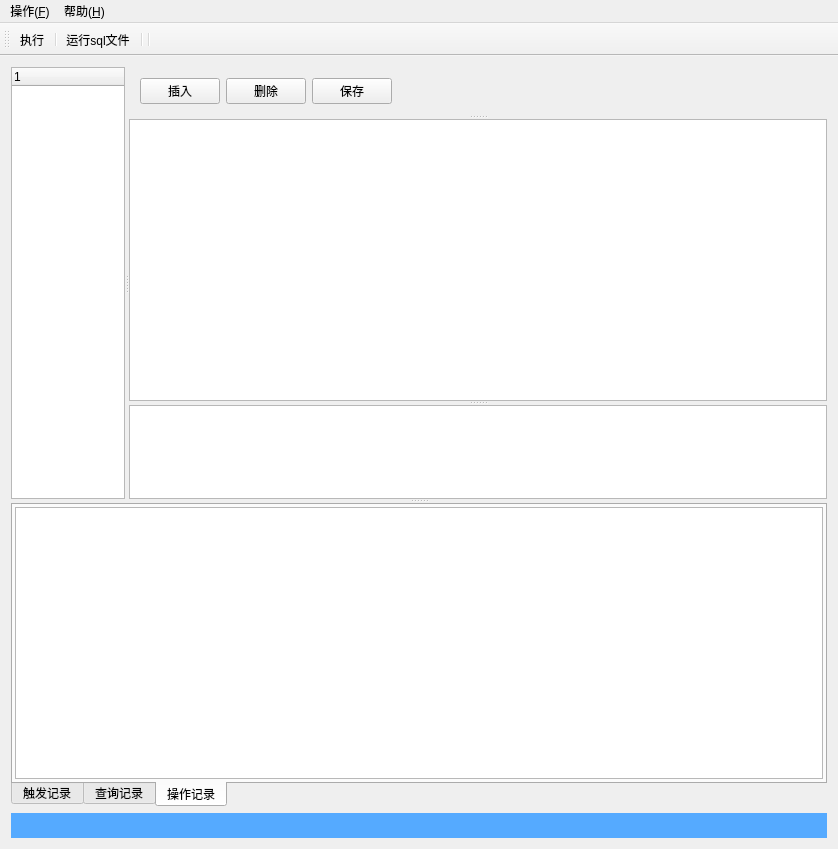
<?xml version="1.0" encoding="UTF-8"?>
<ui version="4.0">
 <class>sys_mdbguiClass</class>
 <widget class="QMainWindow" name="sys_mdbguiClass">
  <property name="geometry">
   <rect>
    <x>0</x>
    <y>0</y>
    <width>838</width>
    <height>849</height>
   </rect>
  </property>
  <property name="windowTitle">
   <string>sys_mdbgui</string>
  </property>
  <property name="windowIcon">
   <iconset resource="../project/res.qrc">
    <normaloff>:/Resources/icon/exe.png</normaloff>:/Resources/icon/exe.png</iconset>
  </property>
  <widget class="QWidget" name="centralWidget">
   <layout class="QGridLayout" name="gridLayout_3">
    <item row="0" column="0">
     <layout class="QVBoxLayout" name="verticalLayout">
      <item>
       <widget class="QSplitter" name="splitter_4">
        <property name="sizePolicy">
         <sizepolicy hsizetype="Preferred" vsizetype="Expanding">
          <horstretch>0</horstretch>
          <verstretch>30</verstretch>
         </sizepolicy>
        </property>
        <property name="orientation">
         <enum>Qt::Vertical</enum>
        </property>
        <widget class="QSplitter" name="splitter_3">
         <property name="orientation">
          <enum>Qt::Horizontal</enum>
         </property>
         <widget class="QTreeWidget" name="treeWidget">
          <property name="enabled">
           <bool>true</bool>
          </property>
          <property name="sizePolicy">
           <sizepolicy hsizetype="Expanding" vsizetype="Expanding">
            <horstretch>1</horstretch>
            <verstretch>0</verstretch>
           </sizepolicy>
          </property>
          <property name="contextMenuPolicy">
           <enum>Qt::CustomContextMenu</enum>
          </property>
          <column>
           <property name="text">
            <string notr="true">1</string>
           </property>
          </column>
         </widget>
         <widget class="QSplitter" name="splitter_2">
          <property name="sizePolicy">
           <sizepolicy hsizetype="Preferred" vsizetype="Expanding">
            <horstretch>5</horstretch>
            <verstretch>0</verstretch>
           </sizepolicy>
          </property>
          <property name="orientation">
           <enum>Qt::Vertical</enum>
          </property>
          <widget class="QWidget" name="layoutWidget">
           <layout class="QHBoxLayout" name="horizontalLayout">
            <property name="sizeConstraint">
             <enum>QLayout::SetMinimumSize</enum>
            </property>
            <item>
             <widget class="QPushButton" name="pushButton_insert">
              <property name="text">
               <string>插入</string>
              </property>
              <property name="icon">
               <iconset resource="../project/res.qrc">
                <normaloff>:/Resources/icon/insert.png</normaloff>:/Resources/icon/insert.png</iconset>
              </property>
             </widget>
            </item>
            <item>
             <widget class="QPushButton" name="pushButton_del">
              <property name="text">
               <string>删除</string>
              </property>
              <property name="icon">
               <iconset resource="../project/res.qrc">
                <normaloff>:/Resources/icon/delete.bmp</normaloff>:/Resources/icon/delete.bmp</iconset>
              </property>
             </widget>
            </item>
            <item>
             <widget class="QPushButton" name="pushButton_save">
              <property name="text">
               <string>保存</string>
              </property>
              <property name="icon">
               <iconset resource="../project/res.qrc">
                <normaloff>:/Resources/icon/save.bmp</normaloff>:/Resources/icon/save.bmp</iconset>
              </property>
             </widget>
            </item>
            <item>
             <spacer name="horizontalSpacer">
              <property name="orientation">
               <enum>Qt::Horizontal</enum>
              </property>
              <property name="sizeHint" stdset="0">
               <size>
                <width>40</width>
                <height>20</height>
               </size>
              </property>
             </spacer>
            </item>
           </layout>
          </widget>
          <widget class="QSplitter" name="splitter">
           <property name="orientation">
            <enum>Qt::Vertical</enum>
           </property>
           <widget class="QTableWidget" name="tableWidget">
            <property name="sizePolicy">
             <sizepolicy hsizetype="Expanding" vsizetype="Expanding">
              <horstretch>6</horstretch>
              <verstretch>3</verstretch>
             </sizepolicy>
            </property>
            <property name="minimumSize">
             <size>
              <width>0</width>
              <height>0</height>
             </size>
            </property>
            <attribute name="horizontalHeaderCascadingSectionResizes">
             <bool>false</bool>
            </attribute>
            <attribute name="verticalHeaderDefaultSectionSize">
             <number>20</number>
            </attribute>
           </widget>
           <widget class="QTextEdit" name="textEdit">
            <property name="sizePolicy">
             <sizepolicy hsizetype="Expanding" vsizetype="Expanding">
              <horstretch>6</horstretch>
              <verstretch>1</verstretch>
             </sizepolicy>
            </property>
            <property name="lineWrapMode">
             <enum>QTextEdit::NoWrap</enum>
            </property>
           </widget>
          </widget>
         </widget>
        </widget>
        <widget class="QTabWidget" name="tabWidget">
         <property name="sizePolicy">
          <sizepolicy hsizetype="Expanding" vsizetype="Expanding">
           <horstretch>0</horstretch>
           <verstretch>2</verstretch>
          </sizepolicy>
         </property>
         <property name="layoutDirection">
          <enum>Qt::LeftToRight</enum>
         </property>
         <property name="tabPosition">
          <enum>QTabWidget::South</enum>
         </property>
         <property name="currentIndex">
          <number>2</number>
         </property>
         <widget class="QWidget" name="tab">
          <attribute name="title">
           <string>触发记录</string>
          </attribute>
          <layout class="QGridLayout" name="gridLayout">
           <property name="margin">
            <number>2</number>
           </property>
           <item row="0" column="0">
            <widget class="QTextEdit" name="textEdit_2">
             <property name="lineWrapMode">
              <enum>QTextEdit::NoWrap</enum>
             </property>
             <property name="readOnly">
              <bool>true</bool>
             </property>
             <property name="overwriteMode">
              <bool>true</bool>
             </property>
             <property name="acceptRichText">
              <bool>false</bool>
             </property>
            </widget>
           </item>
          </layout>
         </widget>
         <widget class="QWidget" name="tab_2">
          <attribute name="title">
           <string>查询记录</string>
          </attribute>
          <layout class="QGridLayout" name="gridLayout_2">
           <property name="margin">
            <number>2</number>
           </property>
           <item row="0" column="0">
            <widget class="QTextEdit" name="textEdit_3">
             <property name="lineWrapMode">
              <enum>QTextEdit::NoWrap</enum>
             </property>
             <property name="readOnly">
              <bool>true</bool>
             </property>
            </widget>
           </item>
          </layout>
         </widget>
         <widget class="QWidget" name="tab_3">
          <attribute name="title">
           <string>操作记录</string>
          </attribute>
          <layout class="QGridLayout" name="gridLayout_4">
           <property name="margin">
            <number>2</number>
           </property>
           <item row="0" column="0">
            <widget class="QTextEdit" name="textEdit_4">
             <property name="lineWrapMode">
              <enum>QTextEdit::NoWrap</enum>
             </property>
             <property name="readOnly">
              <bool>true</bool>
             </property>
            </widget>
           </item>
          </layout>
         </widget>
        </widget>
       </widget>
      </item>
      <item>
       <widget class="QLabel" name="label">
        <property name="sizePolicy">
         <sizepolicy hsizetype="Preferred" vsizetype="Preferred">
          <horstretch>0</horstretch>
          <verstretch>1</verstretch>
         </sizepolicy>
        </property>
        <property name="styleSheet">
         <string notr="true">background-color: rgb(85, 170, 255);</string>
        </property>
        <property name="text">
         <string/>
        </property>
        <property name="alignment">
         <set>Qt::AlignLeading|Qt::AlignLeft|Qt::AlignVCenter</set>
        </property>
       </widget>
      </item>
     </layout>
    </item>
   </layout>
  </widget>
  <widget class="QMenuBar" name="menuBar">
   <property name="geometry">
    <rect>
     <x>0</x>
     <y>0</y>
     <width>838</width>
     <height>23</height>
    </rect>
   </property>
   <widget class="QMenu" name="menu">
    <property name="title">
     <string>操作(&amp;F)</string>
    </property>
    <addaction name="action_6"/>
    <addaction name="action_8"/>
    <addaction name="action_9"/>
   </widget>
   <widget class="QMenu" name="menu_2">
    <property name="title">
     <string>帮助(&amp;H)</string>
    </property>
    <addaction name="action_5"/>
    <addaction name="action_7"/>
   </widget>
   <addaction name="menu"/>
   <addaction name="menu_2"/>
  </widget>
  <widget class="QToolBar" name="toolBar">
   <property name="windowTitle">
    <string>toolBar</string>
   </property>
   <property name="iconSize">
    <size>
     <width>15</width>
     <height>15</height>
    </size>
   </property>
   <property name="toolButtonStyle">
    <enum>Qt::ToolButtonTextBesideIcon</enum>
   </property>
   <attribute name="toolBarArea">
    <enum>TopToolBarArea</enum>
   </attribute>
   <attribute name="toolBarBreak">
    <bool>false</bool>
   </attribute>
   <addaction name="action"/>
   <addaction name="separator"/>
   <addaction name="action_runfile"/>
   <addaction name="separator"/>
   <addaction name="separator"/>
  </widget>
  <action name="action">
   <property name="icon">
    <iconset resource="../project/res.qrc">
     <normaloff>:/Resources/icon/exec.png</normaloff>:/Resources/icon/exec.png</iconset>
   </property>
   <property name="text">
    <string>执行</string>
   </property>
   <property name="toolTip">
    <string>执行(F5)</string>
   </property>
  </action>
  <action name="action_runfile">
   <property name="icon">
    <iconset resource="../project/res.qrc">
     <normaloff>:/Resources/icon/runfile.png</normaloff>:/Resources/icon/runfile.png</iconset>
   </property>
   <property name="text">
    <string>运行sql文件</string>
   </property>
   <property name="toolTip">
    <string>运行sql文件</string>
   </property>
  </action>
  <action name="action_2">
   <property name="text">
    <string>连接</string>
   </property>
  </action>
  <action name="action_3">
   <property name="text">
    <string>删除</string>
   </property>
  </action>
  <action name="action_4">
   <property name="text">
    <string>断开</string>
   </property>
  </action>
  <action name="action_5">
   <property name="text">
    <string>说明</string>
   </property>
  </action>
  <action name="action_7">
   <property name="text">
    <string>帮助</string>
   </property>
  </action>
  <action name="action_6">
   <property name="text">
    <string>清空注册记录</string>
   </property>
   <property name="shortcut">
    <string>Ctrl+Q</string>
   </property>
  </action>
  <action name="action_8">
   <property name="text">
    <string>清空查询记录</string>
   </property>
   <property name="shortcut">
    <string>Ctrl+W</string>
   </property>
  </action>
  <action name="action_9">
   <property name="text">
    <string>清空操作记录</string>
   </property>
   <property name="shortcut">
    <string>Ctrl+E</string>
   </property>
  </action>
 </widget>
 <layoutdefault spacing="6" margin="11"/>
 <resources>
  <include location="../project/res.qrc"/>
 </resources>
 <connections/>
</ui>
